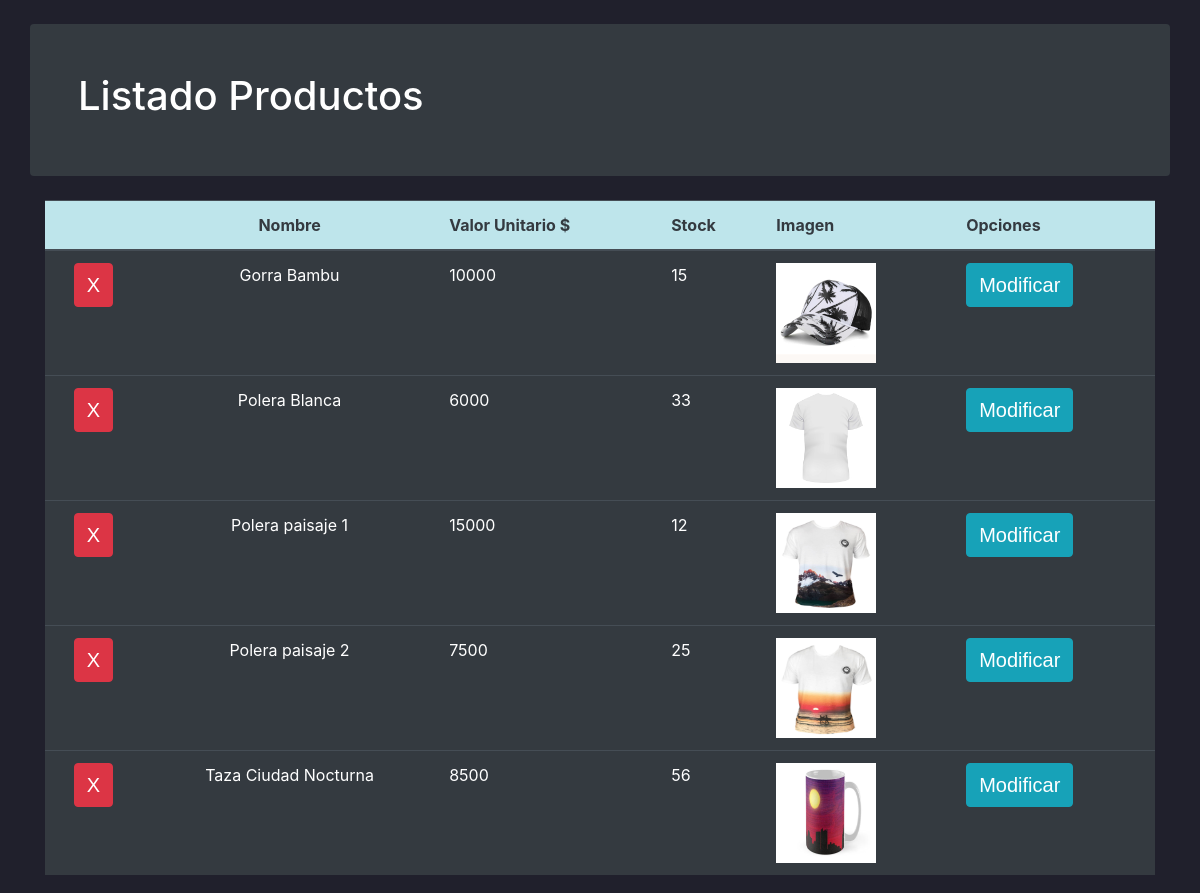
Page /producto/ (middle part) on the earlier database version.
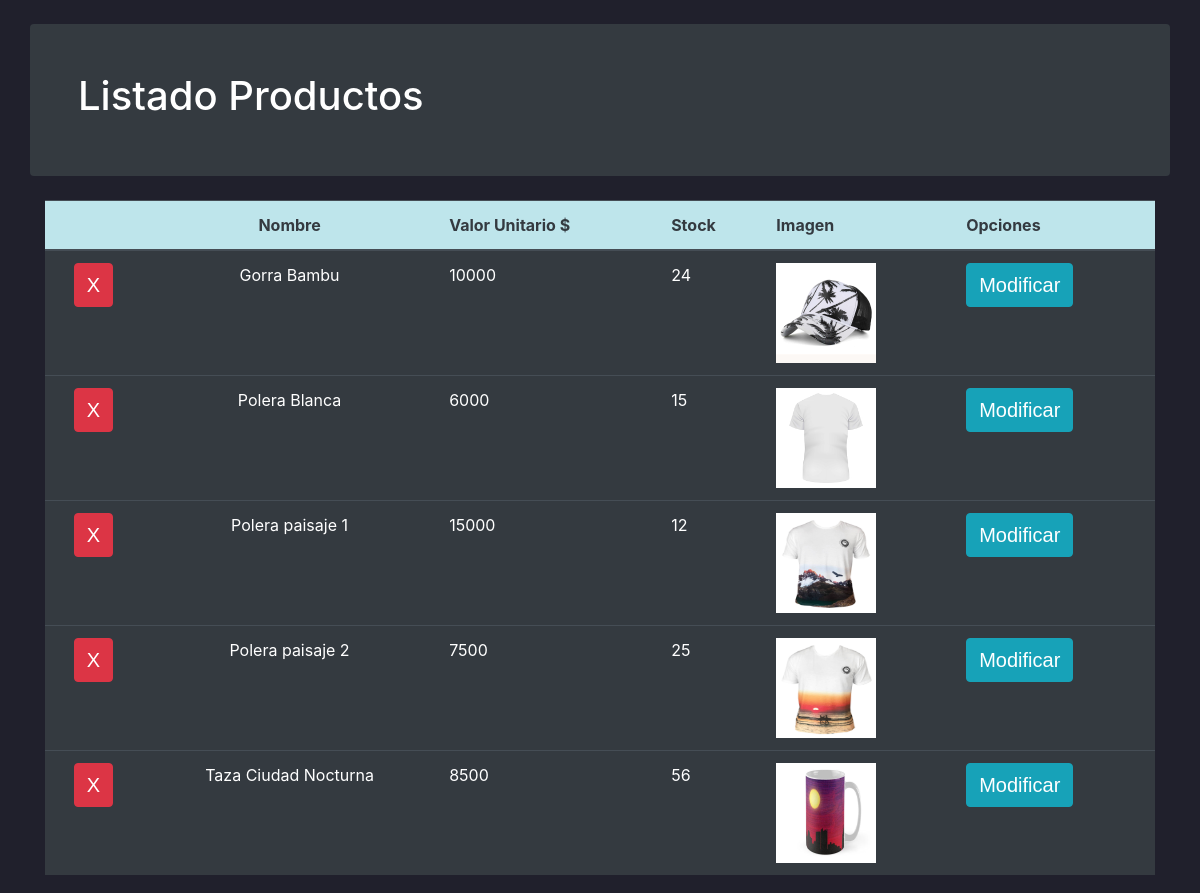
Same page on the later database version.
### core/models.py (models this page shows, shortened)
class Producto(models.Model):
    idProducto = models.CharField(primary_key=True, max_length=10,verbose_name='Código')
    descripcion = models.CharField(max_length=100,verbose_name='Descripción')
    precio = models.IntegerField(verbose_name='Precio Unitario')
    cantidad = models.IntegerField(verbose_name='Stock')
    imagen = models.ImageField(verbose_name='Imagen',upload_to='productos',null=True,blank=True)
    class Meta:
            verbose_name = 'producto'
            verbose_name_plural = 'productos'
            ordering = ["descripcion"]

### core/views.py (the view)
# urls.py: path('producto/', listaProducto , name='producto'),
def listaProducto(request):
    productos = Producto.objects.all()
    return render(request,"core/producto.html",{'productos':productos})

### core/templates/core/producto.html (shortened to what this page needs)
{% extends 'core/plantilla.html' %}
{% load static %}
{% block content %}
        <div class="container">
            <div class="row">
                <div class="col">
                    <div class="row bg-dark text-white rounded p-5 mt-4 mb-4">
                        <h1>Listado Productos</h1>
                    </div>
                </div>
            </div>
            <div class="row">
                <div class="col">
                    <div class="table-responsive">
                        <table id="tabla_productos" class="table table-dark " >
                            <thead >
                                <tr class="table-info text-dark">
                                    <th class="text-center"> </th>
                                    <th class="text-center">Nombre</th>
                                    <th>Valor Unitario $</th>
                                    <th>Stock</th>
                                    <th>Imagen</th>
                                    <th>Opciones</th>
                                </tr>
                            </thead>
                            <tbody>
                                {% for producto in productos %}
                                    <tr >
                                        <td class="text-center"> <a class="btn btn-danger" href="{% url 'eliminar' producto.idProducto %}">X</a> </td>
                                        <td class="text-center">{{producto.descripcion}}</td>
                                        <td>{{producto.precio}}</td>
                                        <td>{{producto.cantidad}}</td>
                                        {% if producto.imagen %}
                                            <td><img class="img-producto" src="{{producto.imagen.url}}" alt="" width="100" height="100"></td>
                                        {% else %}
                                            <td><img class="img-producto" src="{% static 'core/assets/image_not_found.jpg' %}" alt="" width="100px" height="100px"></td>
                                        {% endif %}
                                        <td>
                                            <a class="btn btn-info" href="{% url 'modificar' producto.idProducto %}">Modificar</a>
                                        </td>
                                    </tr>
                                {% endfor %}
                            </tbody>
                        </table>
                    </div>
                </div>
            </div>
        </div>
{% endblock %}

### core/templates/core/plantilla.html (shortened to what this page needs)
{% load static %}
<!DOCTYPE html>
<html lang="es-cl">
<head>
    <link rel="stylesheet" href="{% static 'core/css/bootstrap.min.css' %}" type="text/css">
    <link rel="stylesheet" href="http://use.fontawesome.com/releases/v5.8.2/css/all.css">
    <link rel="stylesheet" href="{% static 'core/css/style.css' %}" type="text/css">
    <link rel="stylesheet" href="{% static 'core/css/estilorelojs.css' %}" type="text/css">
</head>
<body class="darkmode">
{% block content %}{% endblock %}
</body>
</html>

### core/static/core/css/style.css (style rules this page uses)
.btn { font-family: Verdana, Geneva, Tahoma, sans-serif; font-size: 20px; }
body.darkmode { background-color: rgb(32, 32, 44); color: white; }
body { color: #ffc107; }
.img-producto { width: 100px; height: 100px; }

Differences in the rows shown:
changed Producto "Gorra Bambu": cantidad "15" → "24"
changed Producto "Polera Blanca": cantidad "33" → "15"
